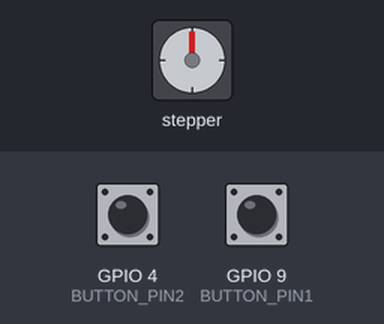
This program was run on a simulated Raspberry Pi (BCM pin numbers). On the bench: stepper motor. The inputs (shaded band) are chosen by the test bench; at power-on: GPIO 4 (BUTTON_PIN2) HIGH, GPIO 9 (BUTTON_PIN1) HIGH.

Above: at 1.2 s.
1.3 s: GPIO 4 (BUTTON_PIN2) pulled LOW for 0.15 s
At 3.9 s:
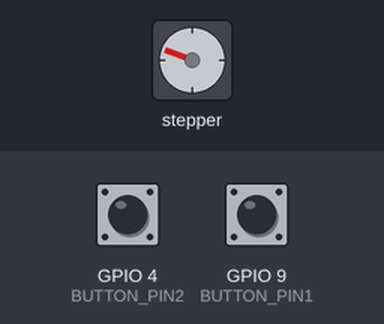
4.3 s: GPIO 9 (BUTTON_PIN1) pulled LOW for 3.2 s
At 8.7 s:
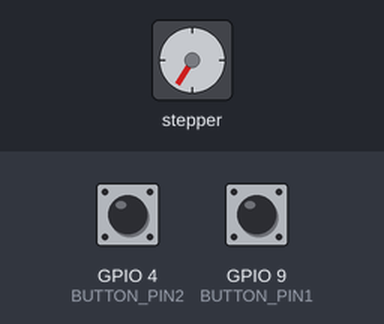
9.0 s: GPIO 9 (BUTTON_PIN1) pulled LOW for 0.15 s
At 10.7 s:
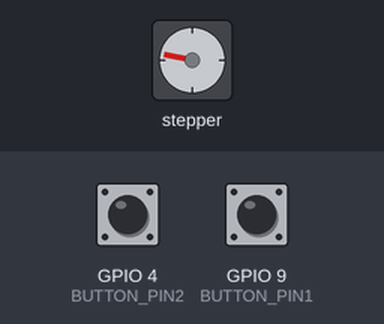
11.2 s: GPIO 4 (BUTTON_PIN2) pulled LOW for 1 s
At 11.66 s:
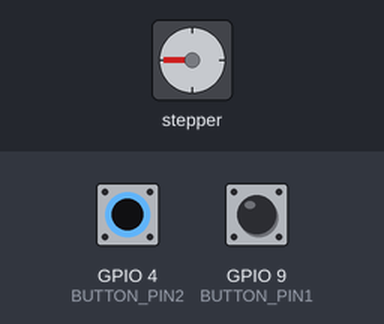
14.2 s: GPIO 4 (BUTTON_PIN2) pulled LOW for 3.2 s
At 18.6 s:
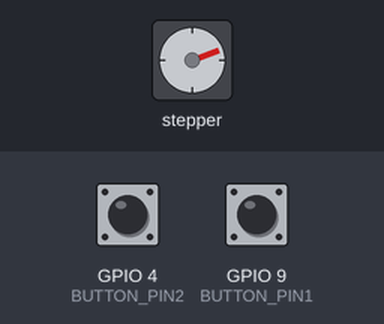
18.9 s: GPIO 4 (BUTTON_PIN2) pulled LOW for 0.15 s
At 19.36 s:
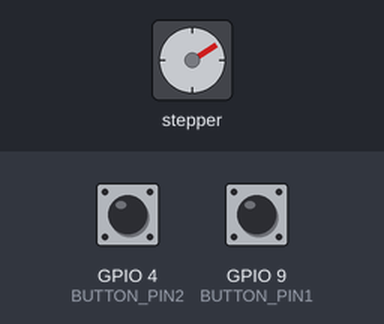
Timing chart, 0 to 22.3 s (numbered marks = the images above; inputs shaded):
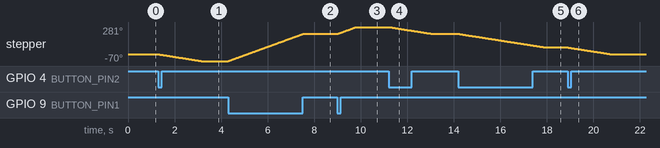

The program:

main.py
```python
import RPi.GPIO as GPIO
from RpiMotorLib import RpiMotorLib

GPIO.setmode(GPIO.BCM)
# Setup DC Motor, aangesloten op GPIO pins 19, 13, 5 & 10
DCMOTOR_PINS = [19, 13, 5, 10]
motor = RpiMotorLib.BYJMotor("Motortje", "28BYJ")

# Setup Buttons, aangesloten op GPIO pins 9 & 4
BUTTON_PIN1 = 9
BUTTON_PIN2 = 4
GPIO.setup(BUTTON_PIN1, GPIO.IN, GPIO.PUD_UP)
GPIO.setup(BUTTON_PIN2, GPIO.IN, GPIO.PUD_UP)

try:
    while True:
        # Zodra er op Button 1 gedrukt wordt -> draait linksom binnen 5 seconden
        if GPIO.input(BUTTON_PIN1) == GPIO.LOW:
            # 1 ronde bestaat uit 512 stappen, 5 (seconden) / 512 (stappen) ≈ 0.01 (seconde per stap)
            # 4e parameter op False -> linksom draaien
            motor.motor_run(DCMOTOR_PINS, .001, 100, False, False, "half", 0)

        # Zodra er op Button 2 gedrukt wordt -> draait rechtsom binnen 12 seconden
        if GPIO.input(BUTTON_PIN2) == GPIO.LOW:
            # 1 ronde bestaat uit 512 stappen, 12 (seconden) / 512 (stappen) ≈ 0.0234 (seconde per stap)
            # 4e parameter op True -> rechtsom draaien
            motor.motor_run(DCMOTOR_PINS, .00234, 100, True, False, "half", 0)

finally:
    # Leegmaken GPIO pins
    GPIO.cleanup()
```

Measured:
- after the input at 1.3 s, stepper: turns 70° counter-clockwise in 1.8 s, starting at once
- after the input at 4.3 s, stepper: turns 281° clockwise in 3.2 s, starting at once
- after the input at 9.0 s, stepper: turns 70° clockwise in 0.80 s, starting at once
- after the input at 11.2 s, stepper: turns 70° counter-clockwise in 1.8 s, starting at once
- after the input at 14.2 s, stepper: turns 141° counter-clockwise in 3.7 s, starting at once
- after the input at 18.9 s, stepper: turns 70° counter-clockwise in 1.8 s, starting at once
